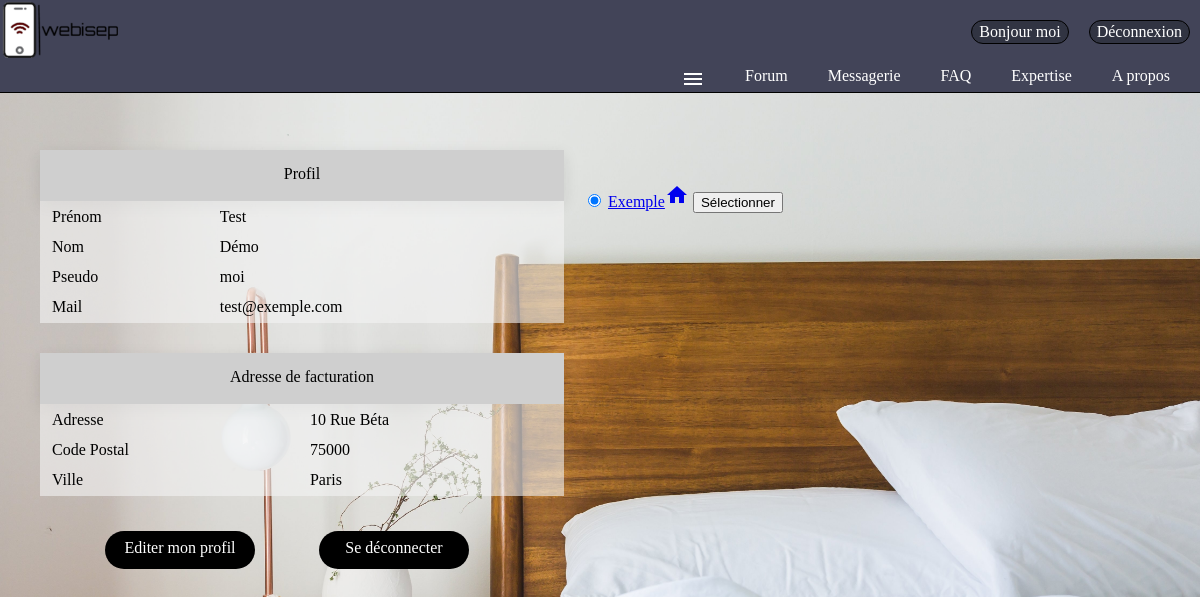
The app's page /index.php?action=profil (signed in) with its own data.
### tables this page shows
CREATE TABLE IF NOT EXISTS `membres` (
  `id` int(11) NOT NULL AUTO_INCREMENT,
  `pseudo` varchar(255) NOT NULL,
  `mail` varchar(255) NOT NULL,
  `motdepasse` text NOT NULL,
  `confirmkey` varchar(255) NOT NULL,
  `confirme` int(1) NOT NULL DEFAULT '0',
  `nom` varchar(255) NOT NULL,
  `prenom` varchar(255) NOT NULL,
  `adresse` text NOT NULL,
  `codepostal` int(11) NOT NULL,
  `ville` text NOT NULL,
  `admin` int(11) NOT NULL DEFAULT '0',
  `fav` int(11) DEFAULT NULL,
  PRIMARY KEY (`id`)
);

CREATE TABLE IF NOT EXISTS `house` (
  `HouseID` int(11) NOT NULL AUTO_INCREMENT,
  `HouseName` varchar(256) NOT NULL,
  `MemberID` int(11) DEFAULT NULL,
  `HouseAddress` varchar(256) DEFAULT NULL,
  `HousePostal` varchar(256) DEFAULT NULL,
  `HouseTown` varchar(256) DEFAULT NULL,
  PRIMARY KEY (`HouseID`)
);

### controllers/controller.php (called while the page is built, shortened)
<?php
include "models/model.php";
function profil (){
  include "views/profil.php";
}
?>

### models/model.php (called while the page is built, shortened)
<?php
function house($idm) {
	$bdd = bdd();
	$house = $bdd->prepare("SELECT * FROM house WHERE MemberID = ? ");
	$house->execute(array($idm));
	return $house;
}
function fav($idm) {
	$bdd = bdd();
	$fav = $bdd->prepare("SELECT fav FROM membres WHERE id = ?");
	$fav->execute(array($idm));
	return $fav;
}
?>

### views/profil.php (the view, shortened to what this page needs)
<?php include("General.php");
    $bdd = new PDO('mysql:host=localhost;dbname=espace_membre;charset=utf8', 'root', '');
if(isset($_SESSION['id']) AND $_SESSION['id']>0)
{
  $getid = intval($_SESSION['id']);
  $requser = $bdd->prepare('SELECT * FROM membres WHERE id = ?');
  $requser->execute(array($getid));
  $userinfo = $requser->fetch();
?>
<html>
  <head>
    <link rel="stylesheet" href="design/profil.css" />
  </head>
  <body>
    <div id="content">
      <div id="infos">
        <div id="profil">
          <div id="top">Profil</div>
            <table>
              <tr>
                <td>Prénom</td>
                <td><?php echo $userinfo ['prenom']; ?></td>
              </tr>
              <tr>
                <td>Nom</td>
                <td><?php echo $userinfo ['nom']; ?></td>
              </tr>
              <tr>
                <td>Pseudo</td>
                <td><?php echo $userinfo ['pseudo']; ?></td>
              </tr>
              <tr>
                <td>Mail</td>
                <td><?php echo $userinfo ['mail']; ?></td>
              </tr>
            </table>
          </div>
        <div id="adresse">
          <div id="top">Adresse de facturation</div>
          <table>
            <tr>
              <td>Adresse</td>
              <td><?php echo $userinfo ['adresse']; ?></td>
            </tr>
            <tr>
              <td>Code Postal</td>
              <td><?php echo $userinfo ['codepostal']; ?></td>
            </tr>
            <tr>
              <td>Ville</td>
              <td><?php echo $userinfo ['ville']; ?></td>
            </tr>
          </table>
        </div>
        <div id="btn">
        <?php
        if(isset($_SESSION['id']) AND $userinfo['id']==$_SESSION['id'])
        {
          ?>
          <a class="lien" href="index.php?action=editionprofil"> Editer mon profil </a>
          <a class="lien" href="index.php?action=deconnexion"> Se déconnecter </a>
          <?php
        }
        ?>
        </div>
      </div>
      <div id="maison">
        <div id="lien">
          <form method="POST" action="index.php?action=favHouse">
            <?php $house = house($getid);
            foreach($house as $row) {
              $idh = $row["HouseID"];
              $name = $row["HouseName"]; ?>
                <label>
                    <input type="radio" name="fav" value="<?php echo htmlspecialchars($idh); ?>"
                      <?php $favoris = fav($getid);
                      foreach($favoris as $home) {
                        $favhouse = $home["fav"];
                        if($favhouse == $idh) {
                          echo 'checked';
                        }
                      } ?>/>
                      <a href="index.php?action=maison&idh=<?= $idh ?>"><?= $name ?><i class="material-icons">home</i></a>
                </label>
              <?php } ?>
              <input type="submit" name="submit" id="submit" value="Sélectionner" />
          </form>
        </div>
      </div>
    </div>
</body>
</html>
<?php
}
else{
  header("Location:index.php?action=inscription");
}
?>

### views/General.php (shortened to what this page needs)
<html>
	<head>
		<link rel="stylesheet" href="design /General.css" />
	</head>
	<body class="body_header">
		<header>
			<a href="index.php?action=accueil"><img class="logo" src="image/Logo2.png" alt="logo" id="logo"class="flottant"/></a>
			<?php
			if (empty($_SESSION['pseudo'])) {?>
				<a class="menu-espaceclient" href=index.php?action=connexion>Connexion</a>
				<a class="menu-inscription" href=index.php?action=inscription>Inscription</a>
				<?php }
			else  {?>
				<a class="menu-espaceclient" href=index.php?action=deconnexion>Déconnexion</a>
				<a class="menu-inscription" href=index.php?action=profil>Bonjour <?php echo $_SESSION['pseudo']?></a>
			<?php } ?>
			<nav class="barre_navigation">
				<ul>
					<li class="onglet"><a href="index.php?action=AProposDeNous">A propos</a></li>
					<li class="onglet"><a href="index.php?action=expertise">Expertise </a></li>
					<li class="onglet"><a href="index.php?action=FAQ">FAQ</a></li>
					<?php if (!empty($_SESSION['pseudo'])) { ?>
					<li class="onglet"><a href="index.php?action=billet">Messagerie</a></li>
					<?php } else { ?>
					<li class="onglet"><a href="index.php?action=contact">Contact</a></li>
					<?php }?>
					<li class="onglet"><a href="index.php?action=forum">Forum </a></li>
					<?php  if(isset($_SESSION["admin"]) AND $_SESSION["admin"] == 1) { ?>
					<li class="onglet"><a href="index.php?action=profil">Profils</a></li>
					<?php }
					else if (!empty($_SESSION['pseudo'])) {
						$idm = intval($_SESSION['id']);
						$fav = fav($idm);
						foreach($fav as $row) {
							$idh = $row['fav']; ?>
					<li class="onglet"><a href="#"><i class="material-icons">menu</i></a>
					</li>
						<?php } } ?>
				</ul>
			</nav>
		</header>
	</body>
</html>

### design/General.css (style rules this page uses)
.logo { width: 10%; height: auto; }
.barre_navigation >ul { margin: 0px; padding: 0px; }
.onglet { list-style-type: none; }
.barre_navigation { width: 100%; border-bottom: black 1px solid; background-color: #424458; height: 30px; }
.barre_navigation> ul> li { float: right; position: relative; }
.barre_navigation> ul::after { content:""; display: block; }
.barre_navigation a { display: inline-block; text-decoration: none; }
.barre_navigation> ul> li> a { padding: 5px 30px; padding-left: 10px; color: white; }
.menu-espaceclient, .menu-inscription { border-radius: 20px; border: 1px solid black; text-decoration: none; margin: 10px; margin-top: 20px; padding: 2px 7px; position:relative; float: right; color: white; background-color: #313442; }
header { background-color: #424458; }

### design/profil.css (style rules this page uses)
body { width: 100%; height: 400px; background-image:url(../image/bedroom.jpg); background-size:cover; background-repeat:no-repeat; background-attachment:fixed; }
#content { position: absolute; left: 10px; top: 120px; right: 10px; }
#infos, #maison { display: inline-grid; margin: 15px; position: relative; width: calc(50% - 66px); }
#maison { top: 4px; }
#profil, #adresse { display: inline-grid; padding: 15px; width: 100%; }
#top { height: 36px; box-shadow: rgba(0,0,0,0.1) 0 5px 15px; background-color: #cfcfcf; text-align: center; padding: 15px 0 0 0px; }
#btn { text-align: center; }
td { padding: 5px 5px 5px 10px; }
table { background-color: rgba(243, 243, 243, 0.6); }
.lien { text-decoration: none; text-align: center; display: inline-block; background-color: black; color: white; margin: 0 30px; width: 150px; height: 30px; border-radius: 50px; margin-top: 20px; padding-top: 8px; }

### records on screen
membres: prenom "Test", nom "Démo", pseudo "moi", mail "test@exemple.com", adresse "10 Rue Béta", codepostal "75000", ville "Paris"
house: HouseID "☑ Exemplehome", HouseName "Exemple"

### other values on screen
$_SESSION['pseudo'] "moi"
